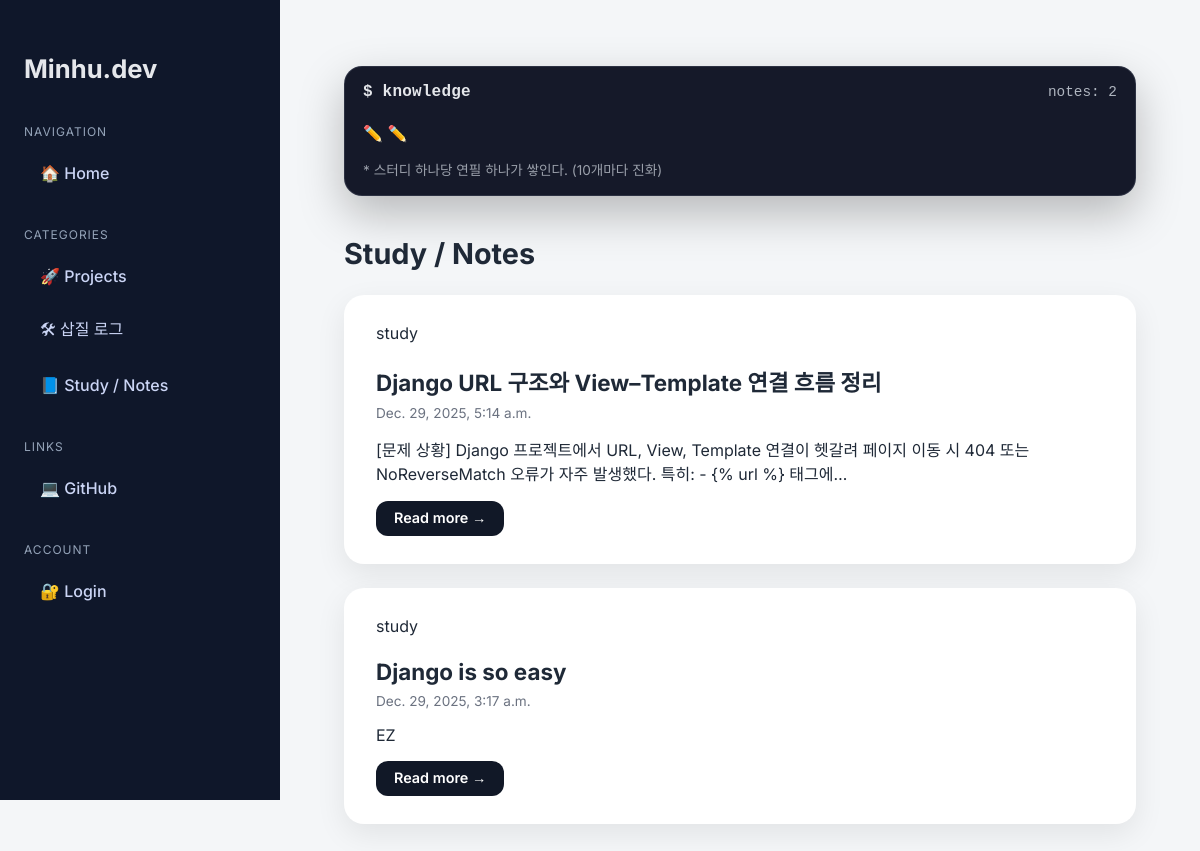
The app's page /study/, older data.
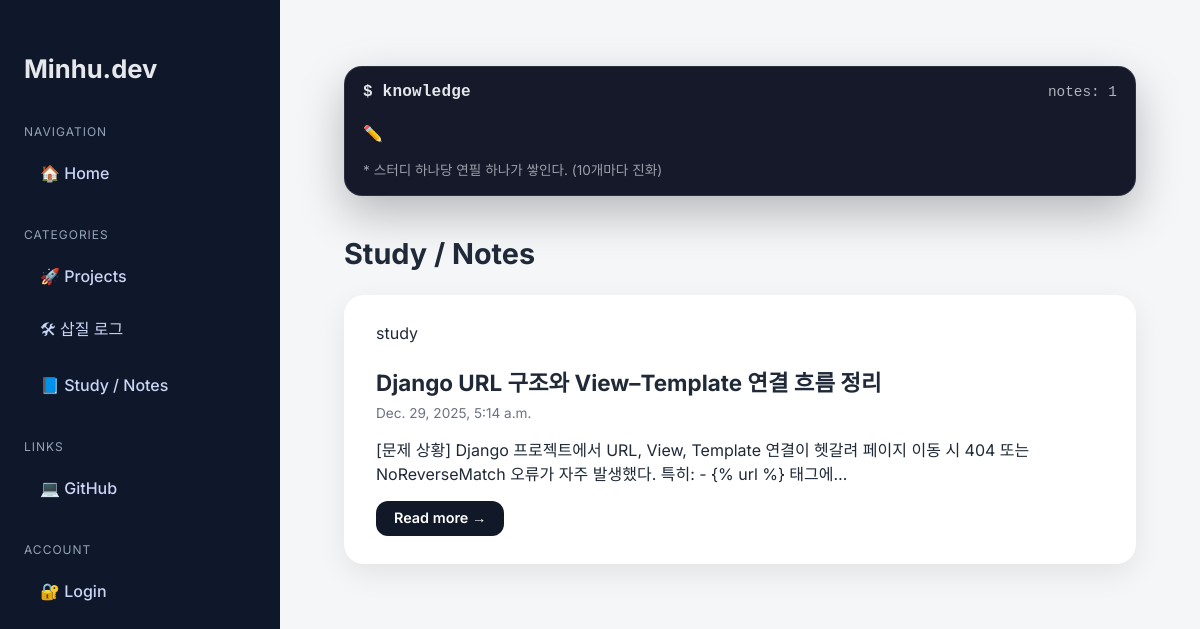
The same page, newer data.
### blog/models.py (models this page shows, shortened)
class Post(models.Model):
    CATEGORY_CHOICES = [
        ("debug", "삽질 로그"),
        ("study", "Study"),
        ("project", "Projects"),
    ]
    title = models.CharField(max_length=200)
    content = models.TextField()
    category = models.CharField(
        max_length=20,
        choices=CATEGORY_CHOICES,
        default="study"
    )
    created_at = models.DateTimeField(default=timezone.now)

### blog/views.py (the view)
# urls.py: path("study/", views.study_list, name="study_list"),
def study_list(request):
    posts = Post.objects.filter(category="study").order_by("-created_at")
    study_count = posts.count()
    return render(
        request,
        "blog/study_list.html",
        {
            "posts": posts,
            "study_count": study_count,
        }
    )

### blog/templates/blog/study_list.html (shortened to what this page needs)
{% extends "base.html" %}
{% block content %}
<div class="sandcastle-card mb-5">
  <div class="sandcastle-head">
    <div class="sandcastle-title">$ knowledge</div>
    <div class="sandcastle-meta">
      notes: {{ study_count }}
    </div>
  </div>
  <div class="sandcastle-grid">
      {% for i in ""|ljust:study_count %}
        {% if forloop.counter|divisibleby:20 %}
          🖊️
        {% elif forloop.counter|divisibleby:10 %}
          ✒️
        {% else %}
          ✏️
        {% endif %}
      {% endfor %}
  </div>
  <div class="sandcastle-hint">
    * 스터디 하나당 연필 하나가 쌓인다. (10개마다 진화)
  </div>
</div>
<h2>Study / Notes</h2>
<div class="grid">
  {% for post in posts %}
  <div class="card">
    <span class="badge">
      {{ post.category }}
    </span>
    <h3>{{ post.title }}</h3>
    <div class="meta">
      {{ post.created_at }}
    </div>
    <p>
      {{ post.content|truncatechars:120 }}
    </p>
    <div class="project-actions"
         style="display:flex; gap:12px; align-items:center;">
      <a href="{% url 'study_detail' post.id %}"
         class="btn btn-primary">
        Read more →
      </a>
    </div>
  </div>
  {% empty %}
    <p>아직 Study 글이 없습니다.</p>
  {% endfor %}
</div>
{% endblock %}

Row changes from the older to the newer data that the page shows:
removed Post: category "study", title "Django is so easy", created_at "Dec. 29, 2025, 3:17 a.m.", content "EZ"
Text that changed along with them:
{{ study_count }}: "2" → "1"
